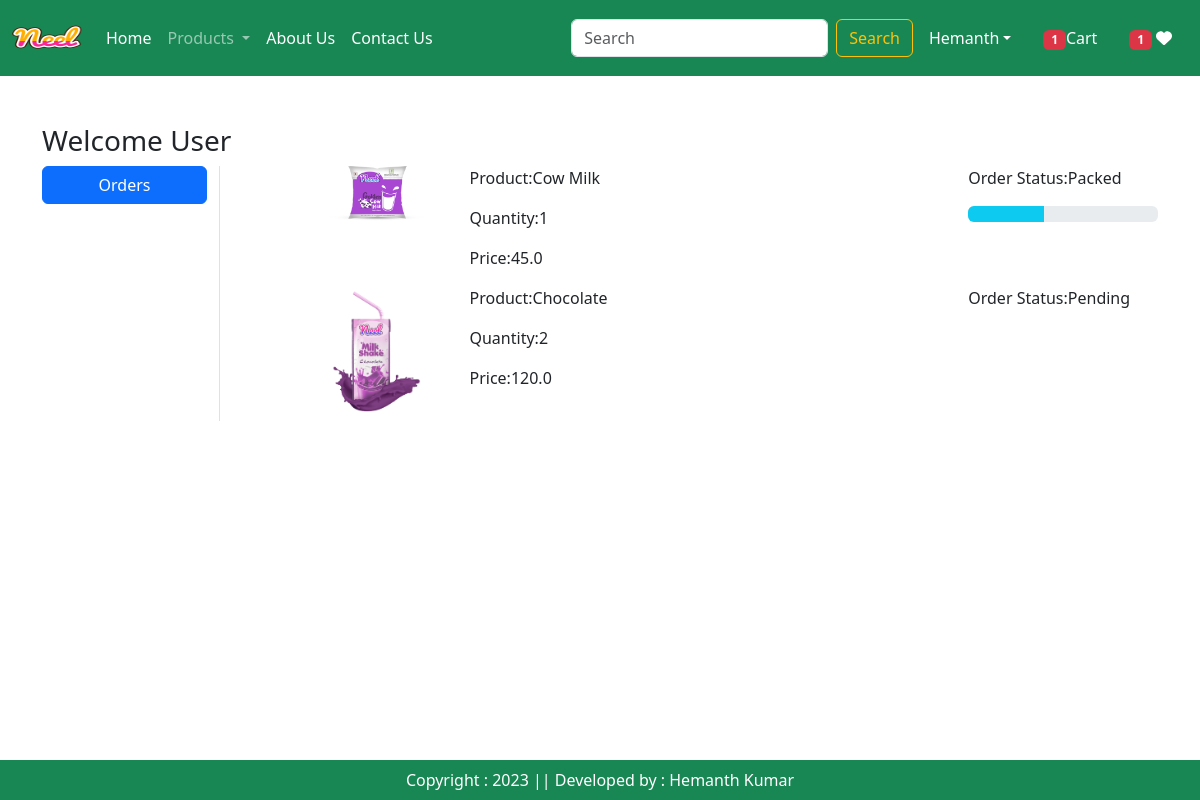
/orders/ (signed in), run on the app's committed database.
### ecc_app/models.py (models this page shows, shortened)
class OrderPlaced(models.Model):
    user=models.ForeignKey(User,on_delete=models.CASCADE)
    customer=models.ForeignKey(Customer,on_delete=models.CASCADE)
    product=models.ForeignKey(Product,on_delete=models.CASCADE)
    quantity=models.PositiveIntegerField(default=1)
    ordered_date=models.DateTimeField(auto_now_add=True)
    status=models.CharField(max_length=50, choices=STATUS_CHOICES , default='Pending')
    payment=models.ForeignKey(Payment, on_delete=models.CASCADE, default="")
    @property
    def total_cost(self):
        return self.quantity * self.product.discounted_price

class Product(models.Model):
    title = models.CharField(max_length=100)
    selling_price = models.FloatField()
    discounted_price = models.FloatField()
    description = models.TextField()
    composition = models.TextField(default='')
    prodapp = models.TextField(default='')
    category = models.CharField(choices=CATEGORY_CHOICES, max_length=2)
    product_image= models.ImageField(upload_to='product')

### ecc_app/views.py (the view)
# urls.py: path('orders/',views.orders, name='orders'),
@login_required
def orders(request):
    totalitem=0
    wishitem=0
    if request.user.is_authenticated:
        totalitem=len(Cart.objects.filter(user=request.user))
        wishitem=len(Wishlist.objects.filter(user=request.user))
    order_placed=OrderPlaced.objects.filter(user=request.user)
    return render(request,'app/orders.html',locals())

### ecc_app/templates/app/orders.html (shortened to what this page needs)
{% extends 'app/base.html' %}
{% load static %}
{% block main-content %}
<div class="container my-5">
    <div class="row">
        <h3>Welcome <span class="text-capitalize">{{request.user}}</span></h3>
        <div class="col-sm-2 border-end">
            <ul class="list-unstyled">
                <li class="d-grid"><a href="{%url 'orders' %}" class="btn btn-primary">Orders</a></li>
            </ul>
        </div>
        <div class="col-sm-9 offset-sm-1">
            {% for op in order_placed  %}
            <div class="row">
                <div class="col-sm-2">
                    <img src="{{op.product.product_image.url}}" class="img-fluid" height="100" width="100">
                </div>
                <div class="col-sm-7">
                    <p>Product:{{op.product.title}}</p>
                    <p>Quantity:{{op.quantity}}</p>
                    <p>Price:{{op.total_cost}}</p>
                </div>
                <div class="col-sm-3">
                    <p>Order Status:{{op.status}}</p>
                    {% if op.status == 'Packed' %}
                    <div class="progress">
                        <div class="progress-bar bg-info" role="progressbar" style="width:40%" aria-valuenow="40" aria-valuemin="0" aria-valuemax="100"></div>
                    </div>
                    {% endif %}
                </div>
            </div>
            {% endfor %}
        </div>
    </div>
</div>
{% endblock main-content %}

### ecc_app/templates/app/base.html (shortened to what this page needs)
<!DOCTYPE html>
{% load static %}
<html lang="en">
<head>
    <link href="https://cdn.jsdelivr.net/npm/bootstrap@5.3.0/dist/css/bootstrap.min.css" rel="stylesheet">
    <link rel="stylesheet" href="{% static 'app/css/owl.carousel.min.css' %}">
    <link rel="stylesheet" href="{% static 'app/css/all.min.css' %}">
    <link rel="stylesheet" href="{% static 'app/css/style.css' %}">
</head>
<body>
    <nav class="navbar navbar-expand-lg navbar-dark bg-success">
        <div class="container-fluid">
          <a class="navbar-brand" href="#">
            <img src="{% static "app/image/product/Neel.png"%}" width="70" height="50" alt="">
          </a>
          <div class="collapse navbar-collapse" id="navbarSupportedContent">
            <ul class="navbar-nav me-auto mb-2 mb-lg-0">
              {% if request.user.is_authenticated %}
              <li class="nav-item">
                <a class="nav-link active" aria-current="page" href="/">Home</a>
              </li>
              <li class="nav-item dropdown">
                <a class="nav-link dropdown-toggle" href="#" role="button" data-bs-toggle="dropdown" aria-expanded="false">
                  Products
                </a>
              </li>
              <li class="nav-item">
                <a class="nav-link text-white" href="{% url 'about' %}">About Us</a>
              </li>
              <li class="nav-item">
                <a class="nav-link text-white" href="{%url 'contact'%}">Contact Us</a>
              </li>
            </ul>
            <form class="d-flex" role="search" action="/search">
              <input class="form-control me-2" type="search" name="search" placeholder="Search" aria-label="Search">
              <button class="btn btn-outline-warning" type="submit">Search</button>
            </form>
          </div>
          <ul class="navbar-nav me-auto mb-2 mb-lg-0">
            <li class="nav-item dropdown mx-2">
                <a href="#" class="nav-link dropdown-toggle text-white" id="profileDropdown" role="button" data-bs-toggle="dropdown"
                aria-expanded="false">Hemanth</a>
            </li>
            <li class="nav-item mx-2">
              <a href="{%url 'showcart' %}" class="nav-link text-white"><span class="badge bg-danger">{% if totalitem > 0  %}{{totalitem}}{% endif %}</span>Cart</a>
            </li>
            <li class="nav-item mx-2">
              <a href="#" class="nav-link text-white"><span class="badge bg-danger">{% if wishitem > 0 %}{{wishitem}}{% endif %}</span>   <i class="fa fa-heart"></i></a>
            </li>
            {% endif %}
          </ul>
        </div>
      </nav>
      {% block main-content %} {% endblock main-content %}
      <footer class="container-fluid bg-success text-white text-center p-2 mt-5 fixed-bottom">
        Copyright : 2023 || Developed by : Hemanth Kumar
      </footer>
</body>
</html>

### data on the page
OrderPlaced: product.product_image (picture), product "Cow Milk", quantity "1", total_cost "45.0", status "Packed"
OrderPlaced: product.product_image (picture), product "Chocolate", quantity "2", total_cost "120.0", status "Pending"

### other printed values
{{ totalitem }} "1"
{{ wishitem }} "1"
{{ request.user }} "User"
